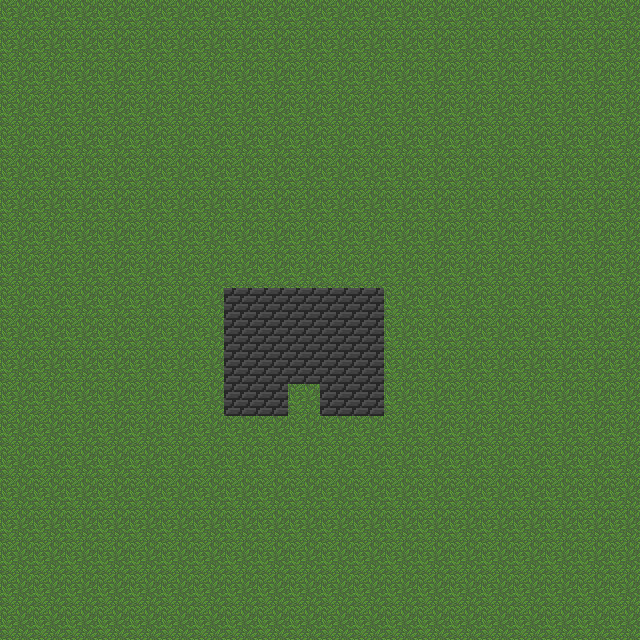

A 2D game scene composited from a Tiled map and its tileset images. What follows is a short description and the map's XML, with every tile layer's data as written:
An orthogonal 20x20 tile map with 32x32 px tiles, 2 tile layers (blob_grass1, blob_wall1), 2 tilesets and 10 objects (MainSpawn, RoomDoor).

<map version="1.2" tiledversion="2019.09.18" orientation="orthogonal" renderorder="right-down" compressionlevel="0" width="20" height="20" tilewidth="32" tileheight="32" infinite="0" nextlayerid="34" nextobjectid="43">
 <properties>
  <property name="isRoot" type="bool" value="true" />
 </properties>
 <tileset firstgid="1" source="grass_texture.tsx" />
 <tileset firstgid="51" source="wall_texture.tsx" />
 <layer id="28" name="blob_grass1" width="20" height="20">
  <data encoding="csv">
13,13,13,13,13,13,13,13,13,13,13,13,13,13,13,13,13,13,13,13,
13,13,13,13,13,13,13,13,13,13,13,13,13,13,13,13,13,13,13,13,
13,13,13,13,13,13,13,13,13,13,13,13,13,13,13,13,13,13,13,13,
13,13,13,13,13,13,13,13,13,13,13,13,13,13,13,13,13,13,13,13,
13,13,13,13,13,13,13,13,13,13,13,13,13,13,13,13,13,13,13,13,
13,13,13,13,13,13,13,13,13,13,13,13,13,13,13,13,13,13,13,13,
13,13,13,13,13,13,13,13,13,13,13,13,13,13,13,13,13,13,13,13,
13,13,13,13,13,13,13,13,13,13,13,13,13,13,13,13,13,13,13,13,
13,13,13,13,13,13,13,13,13,13,13,13,13,13,13,13,13,13,13,13,
13,13,13,13,13,13,13,13,13,13,13,13,13,13,13,13,13,13,13,13,
13,13,13,13,13,13,13,13,13,13,13,13,13,13,13,13,13,13,13,13,
13,13,13,13,13,13,13,13,13,13,13,13,13,13,13,13,13,13,13,13,
13,13,13,13,13,13,13,13,13,13,13,13,13,13,13,13,13,13,13,13,
13,13,13,13,13,13,13,13,13,13,13,13,13,13,13,13,13,13,13,13,
13,13,13,13,13,13,13,13,13,13,13,13,13,13,13,13,13,13,13,13,
13,13,13,13,13,13,13,13,13,13,13,13,13,13,13,13,13,13,13,13,
13,13,13,13,13,13,13,13,13,13,13,13,13,13,13,13,13,13,13,13,
13,13,13,13,13,13,13,13,13,13,13,13,13,13,13,13,13,13,13,13,
13,13,13,13,13,13,13,13,13,13,13,13,13,13,13,13,13,13,13,13,
13,13,13,13,13,13,13,13,13,13,13,13,13,13,13,13,13,13,13,13
</data>
 </layer>
 <layer id="30" name="blob_wall1" width="20" height="20">
  <data encoding="csv">
0,0,0,0,0,0,0,0,0,0,0,0,0,0,0,0,0,0,0,0,
0,0,0,0,0,0,0,0,0,0,0,0,0,0,0,0,0,0,0,0,
0,0,0,0,0,0,0,0,0,0,0,0,0,0,0,0,0,0,0,0,
0,0,0,0,0,0,0,0,0,0,0,0,0,0,0,0,0,0,0,0,
0,0,0,0,0,0,0,0,0,0,0,0,0,0,0,0,0,0,0,0,
0,0,0,0,0,0,0,0,0,0,0,0,0,0,0,0,0,0,0,0,
0,0,0,0,0,0,0,0,0,0,0,0,0,0,0,0,0,0,0,0,
0,0,0,0,0,0,0,0,0,0,0,0,0,0,0,0,0,0,0,0,
0,0,0,0,0,0,0,0,0,0,0,0,0,0,0,0,0,0,0,0,
0,0,0,0,0,0,0,63,63,63,63,63,0,0,0,0,0,0,0,0,
0,0,0,0,0,0,0,63,63,63,63,63,0,0,0,0,0,0,0,0,
0,0,0,0,0,0,0,63,63,63,63,63,0,0,0,0,0,0,0,0,
0,0,0,0,0,0,0,63,63,0,63,63,0,0,0,0,0,0,0,0,
0,0,0,0,0,0,0,0,0,0,0,0,0,0,0,0,0,0,0,0,
0,0,0,0,0,0,0,0,0,0,0,0,0,0,0,0,0,0,0,0,
0,0,0,0,0,0,0,0,0,0,0,0,0,0,0,0,0,0,0,0,
0,0,0,0,0,0,0,0,0,0,0,0,0,0,0,0,0,0,0,0,
0,0,0,0,0,0,0,0,0,0,0,0,0,0,0,0,0,0,0,0,
0,0,0,0,0,0,0,0,0,0,0,0,0,0,0,0,0,0,0,0,
0,0,0,0,0,0,0,0,0,0,0,0,0,0,0,0,0,0,0,0
</data>
 </layer>
 <objectgroup id="32" name="spawn">
  <object id="29" template="spawn.tx" name="MainSpawn" x="128" y="544">
   <properties>
    <property name="id" value="main" />
   </properties>
  </object>
  <object id="37" template="spawn.tx" name="RoomDoor" x="304" y="448.667">
   <properties>
    <property name="id" value="roomDoor" />
   </properties>
  </object>
 </objectgroup>
 <objectgroup id="33" name="warps">
  <object id="34" template="connection.tx" x="288" y="384" width="32" height="32">
   <properties>
    <property name="connectedMap" value="room" />
    <property name="connectedSpawn" value="main" />
   </properties>
  </object>
 </objectgroup>
 <objectgroup id="31" name="collision">
  <object id="31" x="224" y="288" width="160" height="96" />
  <object id="32" x="224" y="384" width="64" height="32" />
  <object id="33" x="320" y="384" width="64" height="32" />
  <object id="38" x="-32" y="-32" width="32" height="704" />
  <object id="39" x="0" y="640" width="672" height="32" />
  <object id="40" x="640" y="-32" width="32" height="672" />
  <object id="41" x="0" y="-32" width="640" height="32" />
 </objectgroup>
</map>